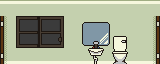

Tiled map render using the project's own tile images. Description and the map definition, with tile-layer contents summarised, below:
An orthogonal 10x4 tile map with 16x16 px tiles, 1 tile layer (main) and 2 objects (2x item).

<map version="1.0" orientation="orthogonal" width="10" height="4" tilewidth="16" tileheight="16">
 <tileset firstgid="1" name="tiles" tilewidth="16" tileheight="16">
  <image source="../../../data/tiles.png" trans="000000" width="256" height="256" />
 </tileset>
 <layer name="main" width="10" height="4">
  <data>[40 cells, 40 non-empty, 23 distinct tile ids]</data>
 </layer>
 <objectgroup name="objects" width="10" height="4">
  <object type="item" x="112" y="32" width="16" height="16" />
  <object type="item" x="32" y="48" width="16" height="16" />
 </objectgroup>
</map>
